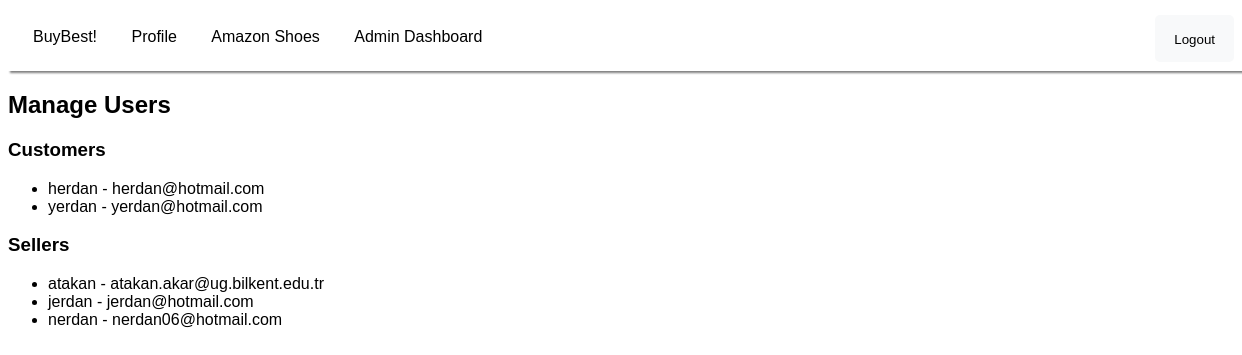
The app's page /admin-dashboard/manage-users/ (signed in), older data.
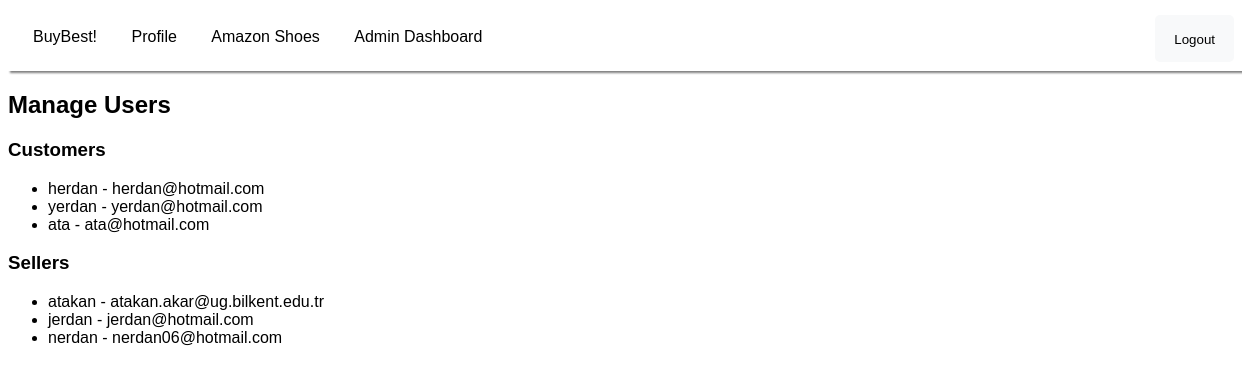
The same page, newer data.
### users/models.py (models this page shows)
class CustomUser(AbstractUser):
    is_customer = models.BooleanField(default=False)
    is_seller = models.BooleanField(default=False)
    balance = models.DecimalField(max_digits=10, decimal_places=2, default=0.00)
    groups = models.ManyToManyField(
        Group,
        related_name='customuser_set',  # Add this line
        blank=True,
        help_text='The groups this user belongs to. A user will get all permissions granted to each of their groups.',
        related_query_name='user',
    )
    user_permissions = models.ManyToManyField(
        Permission,
        related_name='customuser_set',  # Add this line
        blank=True,
        help_text='Specific permissions for this user.',
        related_query_name='user',
    )

### users/views.py (the view)
# urls.py: path('admin-dashboard/manage-users/', views.manage_users, name='manage_users'),
@login_required
def manage_users(request):
    if not request.user.is_staff:
        return render(request, '403.html', status=403)
    customers = CustomUser.objects.filter(is_customer=True)
    sellers = CustomUser.objects.filter(is_seller=True)
    context = {
        'customers': customers,
        'sellers': sellers,
    }
    return render(request, 'manage_users.html', context)

### users/templates/manage_users.html
{% extends "base.html" %}
{% block content %}
<div>
    <h2>Manage Users</h2>
    <h3>Customers</h3>
    <ul>
        {% for customer in customers %}
        <li>{{ customer.username }} - {{ customer.email }}</li>
        {% endfor %}
    </ul>
    <h3>Sellers</h3>
    <ul>
        {% for seller in sellers %}
        <li>{{ seller.username }} - {{ seller.email }}</li>
        {% endfor %}
    </ul>
</div>
{% endblock %}

Row changes from the older to the newer data that the page shows:
added CustomUser: username "ata", email "ata@hotmail.com", shown under "Customers"
